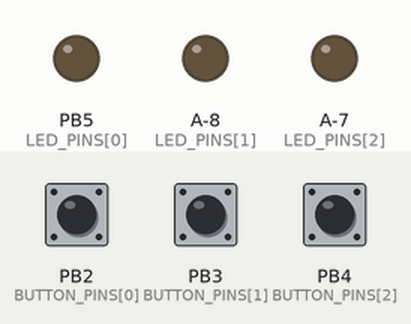
This sketch was run on a simulated ATtiny85, built for the host (arithmetic inside an expression is 32-bit, double 64-bit). Parts: output pins drawn as LEDs (lit = HIGH). The test bench sets the inputs (shaded band); at power-on: PB2 (BUTTON_PINS[0]) HIGH, PB3 (BUTTON_PINS[1]) HIGH, PB4 (BUTTON_PINS[2]) HIGH. Random numbers use the default seed unless the sketch sets one.

Above: at 1.4 s.
1.5 s: PB2 (BUTTON_PINS[0]) pulled LOW for 0.15 s
At 2.0 s:
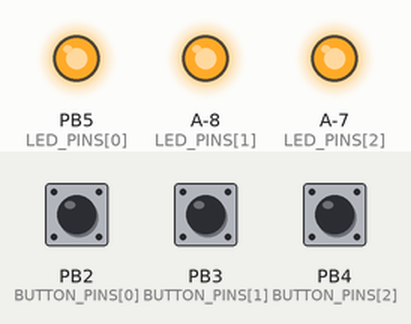
4.4 s: PB2 (BUTTON_PINS[0]) pulled LOW for 1 s
At 6.57 s:
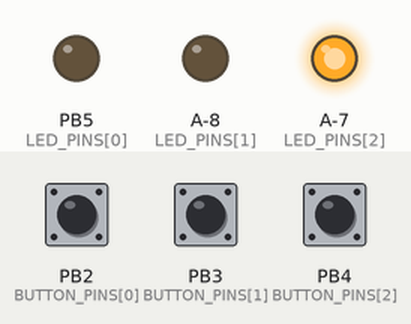
8.2 s: PB2 (BUTTON_PINS[0]) pulled LOW for 3.2 s
At 12.57 s:
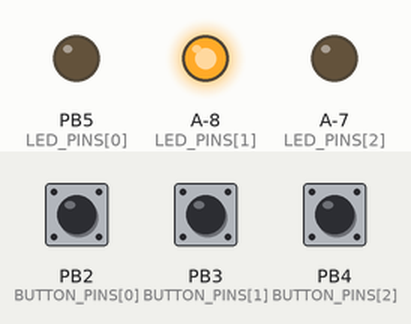
14.2 s: PB3 (BUTTON_PINS[1]) pulled LOW for 0.15 s
At 14.97 s:
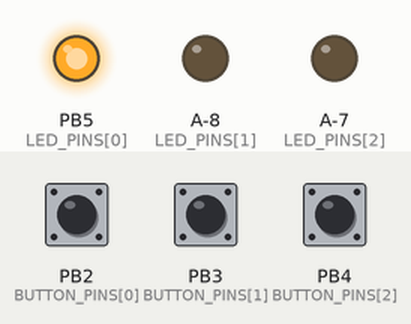
Timing chart, 0 to 17.2 s (numbered marks = the images above; inputs shaded):
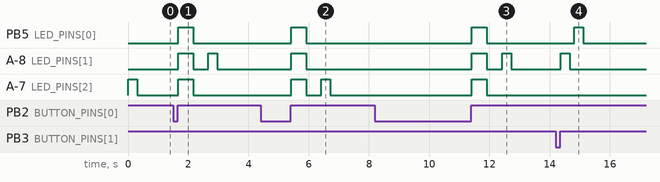

Measured:
- after the input at 1.5 s, PB5 (LED_PINS[0]), A-7 (LED_PINS[2]): LOW → HIGH after 0.17 s, → LOW 0.50 s later; A-8 (LED_PINS[1]): LOW → HIGH after 0.17 s, → LOW 0.50 s later, → HIGH 0.50 s later, → LOW 0.30 s later
- after the input at 4.4 s, PB5 (LED_PINS[0]), A-8 (LED_PINS[1]): LOW → HIGH after 1.0 s, → LOW 0.50 s later; A-7 (LED_PINS[2]): LOW → HIGH after 1.0 s, → LOW 0.50 s later, → HIGH 0.50 s later, → LOW 0.30 s later
- after the input at 8.2 s, PB5 (LED_PINS[0]), A-7 (LED_PINS[2]): LOW → HIGH after 3.2 s, → LOW 0.50 s later; A-8 (LED_PINS[1]): LOW → HIGH after 3.2 s, → LOW 0.50 s later, → HIGH 0.50 s later, → LOW 0.30 s later
- after the input at 14.2 s, PB5 (LED_PINS[0]): LOW → HIGH after 0.62 s, → LOW 0.30 s later; A-8 (LED_PINS[1]): LOW → HIGH after 0.17 s, → LOW 0.30 s later

The sketch:

PCBBusinessCardFirmware.ino
```cpp
#include <Arduino.h>
#include <avr/sleep.h>
#include <avr/interrupt.h>

// LED pins matching ATtiny84 arduino pinout
const uint8_t LED_PINS[3] = {5, 6, 7};

// Button pins MATCH ORDER TO BUTTONS OR GAME WILL NOT WORK
const uint8_t BUTTON_PINS[3] = {2, 3, 4}; // Order matters to match LED outputs

// Game constants
const uint8_t Max_Sequence = 15;
const unsigned long LED_ON_TIME = 300;
const unsigned long LED_OFF_TIME = 150;

// Game sequence
uint8_t sequence[Max_Sequence];

// Game states
enum GameState {
  START,
  Show_Sequence,
  Player_Input,
  Game_Over,
  WIN
};

GameState gameState = START;
uint8_t sequenceLength = 1;

// Empty ISR wakes the mcu up when a pin is changed
ISR(PCINT0_vect) {
}

void setup() {
  for (uint8_t i = 0; i < 3; i++) {
    pinMode(LED_PINS[i], OUTPUT);
  }
  for (uint8_t i = 0; i < 3; i++) {
    pinMode(BUTTON_PINS[i], INPUT_PULLUP);
  }

  randomSeed(analogRead(0));

  set_sleep_mode(SLEEP_MODE_PWR_DOWN);
  GIMSK |= (1 << PCIE0);                                    // enable pin-change interrupts on PORTA
  PCMSK0 |= (1 << PCINT2) | (1 << PCINT3) | (1 << PCINT4);  // watch pins 2, 3, 4
}
//state machine inside loop controls game
void loop() {
  switch (gameState) {
    case START:
      sequenceLength = 1;
      addToSequence();
      gameState = Show_Sequence;
      break;

    case Show_Sequence:
      showSequence();
      gameState = Player_Input;
      break;

    case Player_Input:
      if (getPlayerInput()) {
        if (sequenceLength >= Max_Sequence) {
          gameState = WIN;
        } else {
          sequenceLength++;
          addToSequence();
          gameState = Show_Sequence;
        }
      } else {
        gameState = Game_Over;
      }
      break;

    case Game_Over:
      gameOver();
      gameState = START;
      break;

    case WIN:
      winGame();
      gameState = START;
      break;
  }
}

void flashLED(uint8_t led) {
  digitalWrite(LED_PINS[led], HIGH);
  delay(LED_ON_TIME);
  digitalWrite(LED_PINS[led], LOW);
  delay(LED_OFF_TIME);
}

int8_t waitForButton() {
  while (true) {
    bool anyPressed = false;
    for (uint8_t i = 0; i < 3; i++) {
      if (digitalRead(BUTTON_PINS[i]) == LOW) anyPressed = true;
    }

    if (!anyPressed) {
      sleep_mode();      // Waits for input to wake it
      continue;
    }
// button debouncing function
    for (uint8_t i = 0; i < 3; i++) {
      if (digitalRead(BUTTON_PINS[i]) == LOW) {
        delay(20);
        if (digitalRead(BUTTON_PINS[i]) != LOW) continue; // was noise, not a real press

        while (digitalRead(BUTTON_PINS[i]) == LOW);        // wait for release
        delay(20);                                          // debounce the release

        return i;
      }
    }
  }
}

void addToSequence() {
  sequence[sequenceLength - 1] = random(0, 3);
}

void showSequence() {
  for (uint8_t i = 0; i < sequenceLength; i++) {
    flashLED(sequence[i]);
  }
}

bool getPlayerInput() {
  for (uint8_t i = 0; i < sequenceLength; i++) {
    int8_t playerInput = waitForButton();
    if (playerInput != sequence[i]) {
      return false;
    }
  }
  return true;
}
// sequence showing game was lost
void gameOver() {
  for (uint8_t i = 0; i < 3; i++) {
    digitalWrite(LED_PINS[i], HIGH);
  }
  delay(500);
  for (uint8_t i = 0; i < 3; i++) {
    digitalWrite(LED_PINS[i], LOW);
  }
  delay(500);
}
// Victory celebration for if the game is beaten
void winGame() {
  for (uint8_t i = 0; i < 3; i++) {
    flashLED(i);
  }
  for (uint8_t i = 0; i < 3; i++) {
    digitalWrite(LED_PINS[i], HIGH);
  }
  delay(500);
  for (uint8_t i = 0; i < 3; i++) {
    digitalWrite(LED_PINS[i], LOW);
  }
}
```
